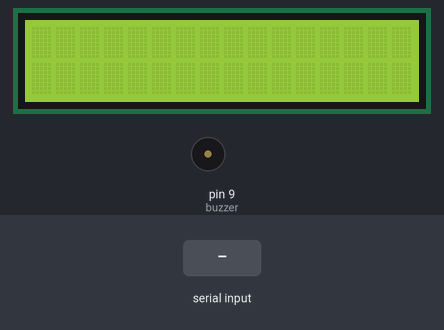
This sketch was run on a simulated Arduino Uno, built with avr-gcc and run on an emulated ATmega328P. Parts: 16×2 character LCD, buzzer (waves = sounding). The test bench sets the inputs (shaded band). What the sketch prints to the serial monitor is not drawn.

Above: at 1.3 s.
1.4 s: "*" received over Serial
At 1.87 s:
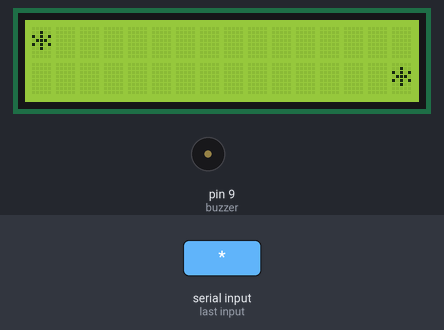
At 6.3 s:
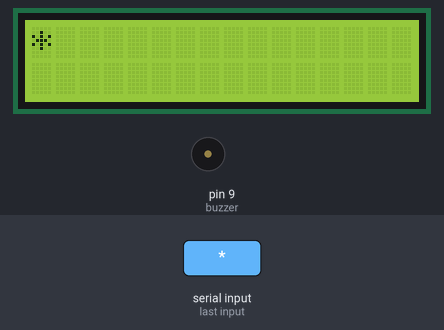
Timing chart, 0 to 7.8 s (numbered marks = the images above; inputs shaded):
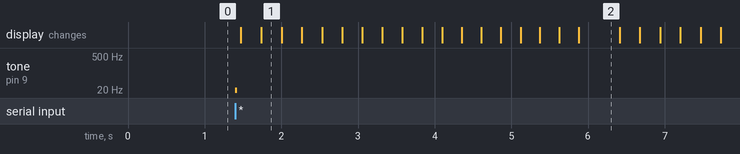

Measured:
- after the input at 1.4 s, tone on pin 9 (buzzer): silent → 10 Hz at once, → silent 0.03 s later; the display: first changes after 0.07 s (image 1 shows a later state)
- what the display in image 2 shows lasts 0.5 s, from 5.9 s to 6.4 s

The sketch:

sketch_nov05a.ino
```cpp
#include <Wire.h>

#include <LiquidCrystal_I2C.h>  //Including I2C header file
int lcdColumns = 16;
int lcdRows = 2;
LiquidCrystal_I2C lcd(0x27, lcdColumns, lcdRows); //Initializing LCD

char Display;
String Word;
String StaticMessage;
String ScrollMessage;

int FirstMessage;
int SecondMessage;

//Enable Buzzer port
int buzzer = 9;

//Function to scroll the text
void scrollText(int row, String message, int delayTime, int lcdColumns) {
  for (int i=0; i < lcdColumns; i++) {
    message = " " + message;
  }
  message = message + " ";
  for (int pos = 0; pos < message.length(); pos++) {
    lcd.setCursor(0, row);
    lcd.print(message.substring(pos, pos + lcdColumns));
    delay(delayTime);
  }
}

//
void setup()
{
  pinMode(9,OUTPUT);
  lcd.init();                      // initialize the lcd
  // Print a message to the LCD.
  lcd.backlight();
  lcd.begin(16,2);// Size of the LCD
  Serial.begin(9600);
}

void loop() {

  if(Serial.available())
  {
    Display = Serial.read();
    Word = Word + Display;
    if(StaticMessage){
        tone(buzzer, 10);
        }
        delay(25);
        noTone(buzzer);
        delay(25);
  }

if (Display == '*') {

      Serial.println(Word);
      Serial.println();
      FirstMessage = Word.indexOf(',');
      StaticMessage = Word.substring(0, FirstMessage);
      SecondMessage = Word.indexOf(',', FirstMessage+1);
      ScrollMessage = Word.substring(FirstMessage+1, 80);


      Serial.print("StaticMessage");
      Serial.println(StaticMessage);
      Serial.print("ScrollMessage");
      Serial.println(ScrollMessage);
      Word = "";
      lcd.setCursor(0,0);
      lcd.print(StaticMessage);

      lcd.setCursor(0,1);
      for(int i = 0; i<10;i++){
        lcd.print(ScrollMessage);
        scrollText(1, ScrollMessage, 250, lcdColumns);
        }
  }
}
```
